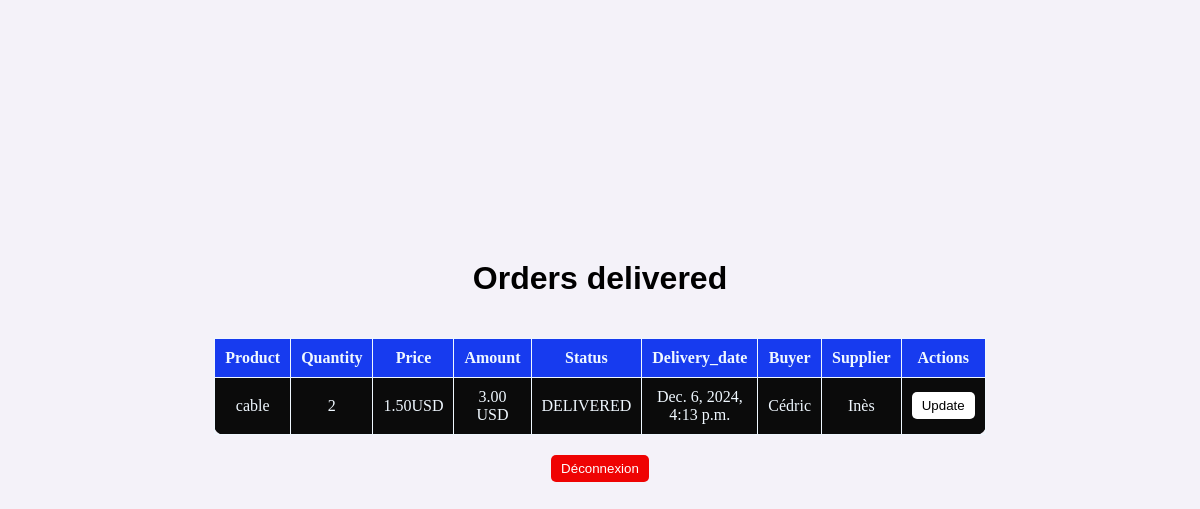
The app's page /buyer_delivery/ (signed in) with its own data.
### gestion/models.py (models this page shows, shortened)
class Order(models.Model):
    buyer = models.ForeignKey(User, on_delete= models.CASCADE, related_name='buyer_orders')
    product = models.ForeignKey(Product, on_delete= models.CASCADE)
    quantity = models.IntegerField()
    status = models.CharField(max_length= 20, choices= [('PENDING','pending'),('PAID','paid'),('DELIVERED','delivered'),('CANCELLED','cancelled')], default ='PENDING')
    is_processed = models.BooleanField(default = False)
    order_date = models.DateField(auto_now_add=True)
    payment_date = models.DateTimeField(auto_now_add=True)
    delivery_date = models.DateTimeField(auto_now_add=True)

class Product(models.Model):
    name = models.CharField(max_length=100)
    description = models.TextField(max_length= 200)
    price = models.DecimalField(max_digits= 10, decimal_places= 2)
    quantity = models.IntegerField()
    supplier = models.ForeignKey(User, on_delete = models.CASCADE)

class User(AbstractUser):
    ROLE_CHOICES = [
        ('admin', 'Admin'),
        ('buyer', 'Buyer'),
        ('supplier','Supplier'),
    ]
    role = models.CharField(max_length= 8, choices= ROLE_CHOICES)
    groups = models.ManyToManyField('auth.Group', related_name= 'custom_user_groups', blank=True)
    user_permissions = models.ManyToManyField('auth.Permission', related_name= 'custom_user_permissions', blank=True)

### gestion/views.py (the view, shortened to what this page needs)
# urls.py: path("buyer_delivery/", views.buyer_delivery, name = "buyer_delivery"),
@login_required
@role_required('Buyer')
def buyer_delivery(request):
    delivery_orders = Order.objects.filter(status ='DELIVERED', is_processed = False)
    products = Product.objects.all()
    return render (request, 'buyer_delivery.html', {'products': products,'delivery_orders': delivery_orders})

### gestion/templatetags/custom_filters.py (called while the page is built)
@register.filter
def multiply(value, arg):
    return value * arg

### gestion/views.py (called while the page is built)
def role_required(role):
    def decorator(view_func):
        @wraps(view_func)
        def _wrapped_view(request, *args, **kwargs):
                if request.user.is_authenticated and request.user.role == role:
                    return view_func(request, *args, **kwargs)
                else:
                    return HttpResponseForbidden("NO PERMISSION")
        return _wrapped_view
    return decorator

### gestion/templates/buyer_delivery.html (shortened to what this page needs)
{% load static %}
{% load custom_filters %}
<!DOCTYPE html>
<html lang="en">
<head>
</head>
<body>
    <h1>Orders delivered</h1>
    <table>
        <thead>
            <tr>
                <th>Product</th>
                <th>Quantity</th>
                <th>Price</th>
                <th>Amount</th>
                <th>Status</th>
                <th>Delivery_date</th>
                <th>Buyer</th>
                <th>Supplier</th>
                <th>Actions</th>
            </tr>
        </thead>
        <tbody>
            {% for order in delivery_orders %}
            <tr>
                <td>{{order.product.name}}</td>
                <td>{{order.quantity}}</td>
                <td>{{order.product.price}}USD</td>
                <td>{{order.product.price|multiply:order.quantity}} USD</td>
                <td>{{order.status}}</td>
                <td>{{order.delivery_date}}</td>
                <td>{{order.buyer.username}}</td>
                <td>{{order.product.supplier.username}}</td>
                <td>
                    <form method="post" action="{% url 'update_inventory' order.id %}">{% csrf_token %}
                    <button type="submit" class="btn">Update</button>
                    </form>
                </td>
            </tr>
            {% empty %}
            <tr>
                <td colspan="9">No order available.</td>
            </tr>
            {% endfor %}
        </tbody>
    </table>
    <form method="post" action="{% url 'logout' %}">{% csrf_token %}
        <button type="submit" class="btn btn-danger"> Déconnexion </button>
    </form>
</body>
</html>
<link rel="stylesheet" href="{% static 'css/style.css' %}">

### gestion/static/css/style.css (style rules this page uses)
h1 { font-family: Arial, Helvetica, sans-serif; font-size: 2rem; }
table { width: 65%; background-color:rgb(11, 11, 11); border-collapse: collapse; border-radius: 10px; color: aliceblue; margin: 20px 0; }
thead { background-color:rgb(23, 59, 239); }
table th, table td { border: 1px solid; padding: 10px; text-align: center; }
body { background-color: rgb(244, 242, 249); width: 90%; min-height: 100vh; box-sizing: border-box; margin: auto; padding-bottom: 5rem; display: flex; flex-direction: column; justify-content: center; align-items: center; }
.btn { display: block; outline: none; border: none; padding: 6px 10px; border-radius: 5px; background-color: white; cursor: pointer; width: fit-content; }
.btn-danger { background-color: rgb(239, 3, 3); color: white; }

### records on screen
Order: product.name "cable", quantity "2", product.price "1.50", product.price|multiply "3.00", status "DELIVERED", delivery_date "Dec. 6, 2024, 4:13 p.m.", buyer.username "Cédric", product.supplier.username "Inès"
